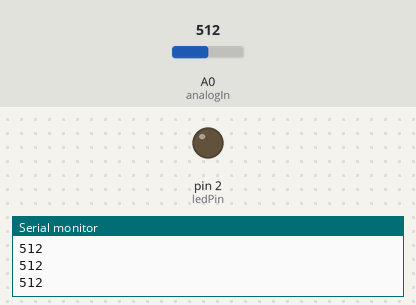
This sketch was run on a simulated Arduino Uno, built with avr-gcc and run on an emulated ATmega328P. Parts: output pins drawn as LEDs (lit = HIGH), the last lines printed to the serial monitor. Inputs (shaded band) come from the test bench; at power-on: A0 (analogIn) = 512.

Above: at 1.2 s.
1.3 s: A0 (analogIn) set to 34
2.8 s: A0 (analogIn) set to 27
At 4.0 s:
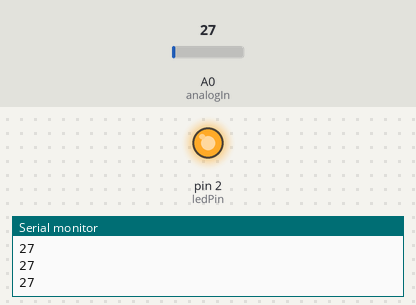
4.3 s: A0 (analogIn) set to 122
At 5.1 s:
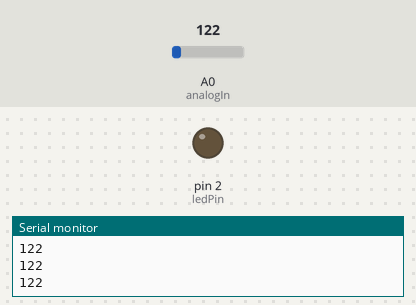
5.8 s: A0 (analogIn) set to 20
At 6.3 s:
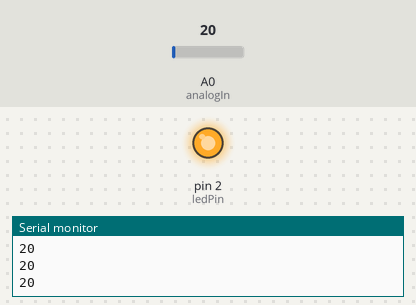
Timing chart, 0 to 8.3 s (numbered marks = the images above; inputs shaded):
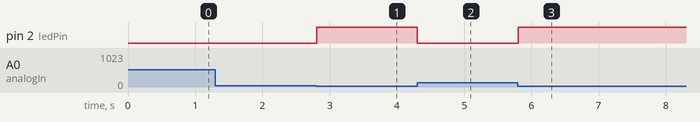

Measured:
- the behaviour switches between 31 and 30 on A0 (analogIn) (found by bisection; images 0 and 1)
- after the input at 2.8 s, pin 2 (ledPin): LOW → HIGH at once
- after the input at 4.3 s, pin 2 (ledPin): HIGH → LOW at once
- after the input at 5.8 s, pin 2 (ledPin): LOW → HIGH at once

The sketch:

sketch_jan19b.ino
```cpp
/*
  ANALOG INPUT
*/
const int analogIn = A0;
const int ledPin = 2;

void setup() {
  // put your setup code here, to run once:
  pinMode(analogIn, INPUT);
  pinMode(ledPin, OUTPUT);
  Serial.begin(9600);

}

void loop() {
  // put your main code here, to run repeatedly:
  int analogSignal = analogRead(analogIn);
  Serial.println(analogSignal);

  int limit = 30;  // this should be calculated according to the analog signal we read (btween highest and lowest)
  if (analogSignal > limit){ // light, so resistence is low and electricity can flow
    digitalWrite(ledPin, LOW);
  }
  else {  // its dark outside, so resistnce is high
    digitalWrite(ledPin, HIGH);
  }

}
```
